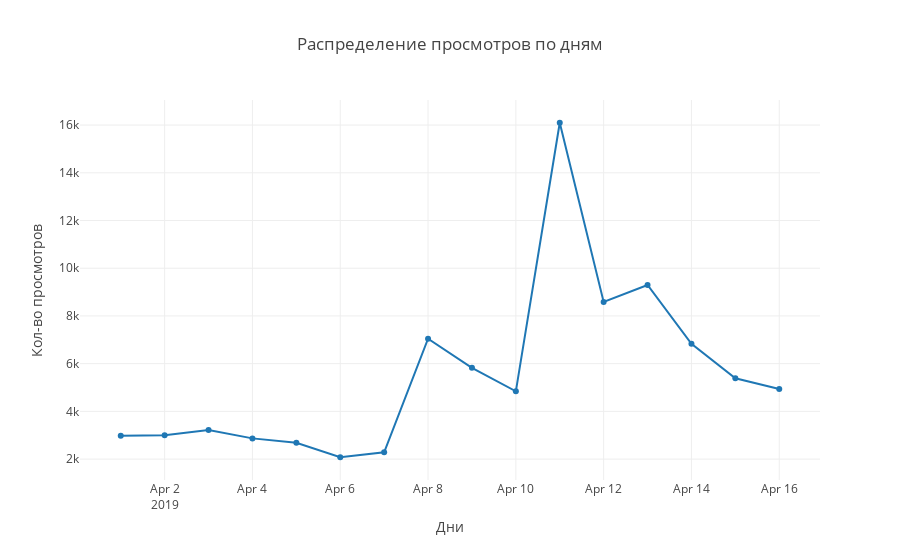

Notebook cell for this chart:
### Code cell
# график с помощью plotly
years_df = df[(df.event == 'view')].groupby('date').size()

trace = plotly.graph_objs.Scatter(
    x=years_df.index,
    y=years_df.values
)
data=go.Data([trace])
layout=go.Layout(title="Распределение просмотров по дням", xaxis={'title':'Дни'}, yaxis={'title':'Кол-во просмотров'})
figure=go.Figure(data=data,layout=layout)
iplot(figure, show_link=False)

### Figure 1 — Plotly figure (JSON) as saved in the notebook; plotly's stock layout.template omitted (floating-point values rounded to 4 significant figures)
{"data": [{"type": "scatter", "uid": "4edd4f41-13f6-4c6d-9a8a-6a7ea98fbcd1", "x": ["2019-04-01", "2019-04-02", "2019-04-03", "2019-04-04", "2019-04-05", "2019-04-06", "2019-04-07", "2019-04-08", "2019-04-09", "2019-04-10", "2019-04-11", "2019-04-12", "2019-04-13", "2019-04-14", "2019-04-15", "2019-04-16"], "y": [2983, 3005, 3216, 2869, 2685, 2078, 2284, 7046, 5828, 4842, 16097, 8585, 9299, 6832, 5390, 4936]}], "layout": {"title": {"text": "Распределение просмотров по дням"}, "xaxis": {"title": {"text": "Дни"}}, "yaxis": {"title": {"text": "Кол-во просмотров"}}}}
